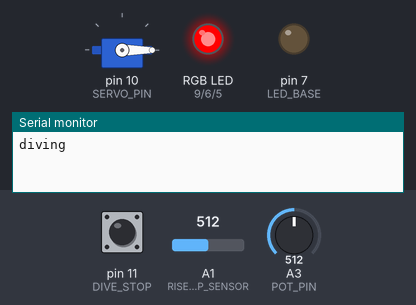
Recording of a sketch running on a simulated Arduino Uno, built with avr-gcc and run on an emulated ATmega328P. On the bench: servo, an RGB LED mixed from three pins (HIGH = lit), output pins drawn as LEDs (lit = HIGH), the last lines printed to the serial monitor. Inputs (shaded band) come from the test bench; at power-on: pin 11 (DIVE_STOP) HIGH, A3 (POT_PIN) = 512, A1 (RISE_STOP_SENSOR) = 512.

Above: at 1.4 s.
1.5 s: pin 11 (DIVE_STOP) pulled LOW for 0.15 s
At 1.8 s:
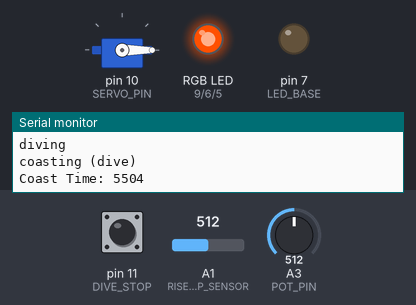
4.6 s: A3 (POT_PIN) set to 306
At 7.3 s:
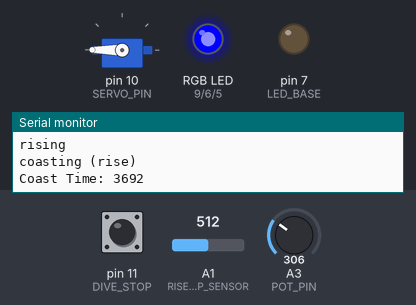
7.6 s: pin 11 (DIVE_STOP) pulled LOW for 3.2 s
At 11.1 s:
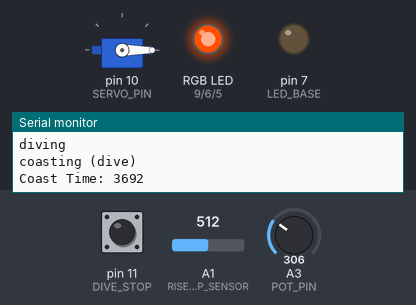
12.3 s: A1 (RISE_STOP_SENSOR) set to 104
15.3 s: A1 (RISE_STOP_SENSOR) set to 89
18.3 s: pin 11 (DIVE_STOP) pulled LOW for 1 s
At 23.0 s:
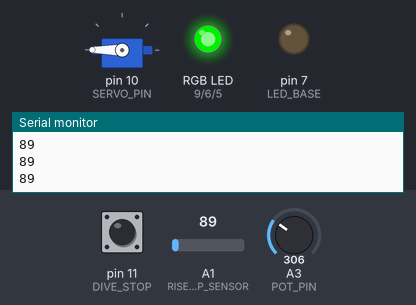
Timing chart, 0 to 23.3 s (numbered marks = the images above; inputs shaded):
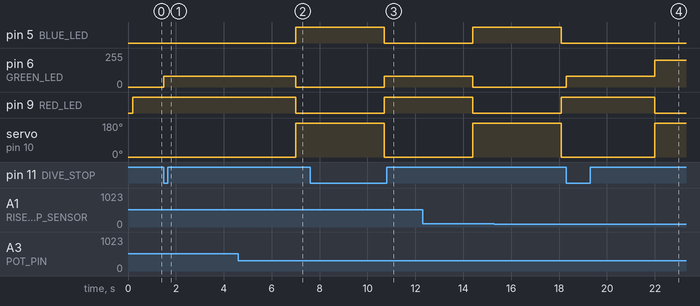

Measured:
- after the input at 1.5 s, pin 6 (GREEN_LED): 0/255 → 80/255 at once
- after the input at 7.6 s, pin 6 (GREEN_LED): 0/255 → 80/255 after 3.1 s
- after the input at 18.3 s, pin 6 (GREEN_LED): 0/255 → 80/255 at once, → 200/255 3.7 s later; pin 9 (RED_LED): HIGH → LOW after 3.7 s; servo on pin 10 (SERVO_PIN): 0° → 180° after 3.7 s

The sketch:

SimpleGlider2014Reflectance.ino
```cpp
/*

Michael Britt-Crane 2014.7.17
This program will run the stoc cGlide glider with no advanced add-ons.
learn more at http://cGlide.com there you will find all of the source files, a bill of materials, instructions, and lessons.

*/

#include <Servo.h>                   // include the stock "Servo" library for use in this sketch
Servo myservo;                       // create a new Servo object called myservo

// Constants
static int minCoast =  1000;         // if the pot is turned all the way to the counter-clockwise the glider will coast for 1 seccond
static int maxCoast = 10000;         // if the pot is turned all the way to the clockwise the glider will coast for 10 secconds
static int riseStopThreshold = 100;  //
static byte servoDiveCommand = 0;    // this is the angle value that the dive method sends to the servo
static byte servoRiseCommand = 180;  // this is the angle value that the rise method sends to the servo
static int riseDriveTime = 13000;

// Pins
static byte SERVO_PIN = 10;          // the pin that the "continuous rotation servo" is attached to, this motor drives the buoyancy engine
static byte POT_PIN = A3;            // the pin that the wiper of the little orange trim pot is attached to
static byte DIVE_STOP = 11;          // the pin that the dive limmit switch (round push button) is attached to
static byte RISE_STOP_SENSOR = A1;   // the pin that the reflectance sensor is attached to. This sensor detects the edge of the plunger mass

static byte RED_LED = 9;             // these are the three pins that the RED
static byte GREEN_LED = 6;           //                                   GREEN
static byte BLUE_LED = 5;            //                               and BLUE LED cathodes are attached to
static byte LED_BASE = 7;            // this is the pin that the "common anode" of the RGB LED is attached to

void setup() {                       // begin setup method
  Serial.begin(9600);                // fire up the serial port. This allows us to print values to the serial console

  pinMode(POT_PIN, INPUT);           // initialize the potentiometer, this pot will determine the coast time turn it right to coast longer
  pinMode(SERVO_PIN, OUTPUT);        // initialize the continuous rotation servo, this motor drives the buoyancy engine
  pinMode(DIVE_STOP, INPUT_PULLUP);  // initialize the dive stop switch, and turn on the internal pull-up resistor. This limmit switch is lets the Arduino know when the buoyancy engine reaches the end of its travle in the dive direction
  pinMode(RISE_STOP_SENSOR, INPUT);  // initialize the rise stop sensor. This reflectance sensor detects the trailing edge of the moving mass / plunger. It tells the Arduino when the buoyancy engine reaches the end of its travle in the rise direction
  pinMode(RED_LED, OUTPUT);          // initialise the RED
  pinMode(GREEN_LED, OUTPUT);        //                GREEN
  pinMode(BLUE_LED, OUTPUT);         //            and BLUE pins on the LED
  pinMode(LED_BASE, OUTPUT);         // initialize the common pin of the LED

  // initialize RGB LED
  ledRGB_Write(0, 0, 0);             // set the R, G, & B LEDs to OFF
  digitalWrite(LED_BASE, LOW);      // set the LED Base pin to HIGH this LED it is a common anode, providing +5V to all 3 LEDs
  delay(200);                        // wait for 0.2 sec
}                                    // end setup method

void loop(){                   // begin main loop
  dive();                      // DIVE-DIVE-DIVE: Run the "dive" method. This will start turning the servo to take in water & pitch the glider down
  delay(readPot(POT_PIN));     // read the pot and delay bassed on it's position, coast
  rise();                      // Rise: Run the "rise" method. This will start turning the servo to push out water & pitch the glider up
  delay(readPot(POT_PIN));     // Read the pot and delay bassed on it's position, coast
}                              // end main loop

void dive(){                                    // Dive: Run the "dive" method. This will start turning the servo to take in water & pitch the glider down
  ledRGB_Write(255, 0, 0);                      // set LED to RED to indicate that the glider is diving
  Serial.println("diving");                     // print status change to the serial port
  myservo.attach(SERVO_PIN);                    // attaches the servo on "SERVO_PIN" to the servo object so that we can command the servo to turn
  myservo.write(servoDiveCommand);              // drive servo clockwise, take in water & pull weight forward (pull counterweight & plunger towards servo, at the bow of the glider)
  while (digitalRead(DIVE_STOP) == HIGH){       // keep checking the DIVE_STOP pin to see if the button is pressed
    // wait...                                  // just keep checking: when the button is pressed, continue to the next line
  }
  myservo.detach();                             // stop the servo, detaches the servo on SERVO_PIN from the servo object
  Serial.println("coasting (dive)");            // print status change to the serial port
  ledRGB_Write(255, 80, 0);                     // set LED to ORANGE to indicate that the glider is coasting in a dive
}                                               // end of method

void rise(){                                    // Rise: Run the "rise" method. This will start turning the servo to push out water & pitch the glider up
  ledRGB_Write(0, 200, 0);                      // set LED to GREEN to indicate that the glider is rising
  Serial.println("rising");                     // print status change to the serial port
  myservo.attach(SERVO_PIN);                    // attaches the servo on SERVO_PIN to the servo object
  myservo.write(servoRiseCommand);              // drive servo counter-clockwise, pull weight aft (push counterweight & plunger away from servo)
  while (analogRead(RISE_STOP_SENSOR) < riseStopThreshold){ // keep checking to see if the RISE_STOP_SENSOR reading is < the riseStopThreshold
    Serial.println(analogRead(RISE_STOP_SENSOR));
    // wait...                                  // just keep checking, when the sensor sees the edge, continue to the next line
  }
  myservo.detach();                             // stop the servo, detaches the servo on SERVO_PIN from the servo object
  Serial.println("coasting (rise)");            // print status change to the serial port
  ledRGB_Write(0, 0, 255);                      // set LED to BLUE to indicate that the glider is coasting in a rise
}                                               // end of method

void ledRGB_Write(byte R, byte G, byte B){      // This method takes care of the details of setting a color and intensity of the RGB LED
  analogWrite(RED_LED, R);                  // These are backwards because you write low values to turn these LEDs on
  analogWrite(GREEN_LED, G);                // This method reverses the counterintuitive nature of the LEDs
  analogWrite(BLUE_LED, B);                 // If using common anode rather than common anode LEDs remove the "255-"es
}                                               // end of method

int readPot(int potPin){                        // this method reads a potentiometer to determine the pause time
  int potValue = analogRead(potPin);            // Read the Potentiometer
  int pauseTime = map(potValue, 0, 1023, minCoast, maxCoast); // scale the value to the diveDriveTime range defined by minDriveTime & maxDriveTime
  Serial.print("Coast Time: ");                 // print a lable to the serial port
  Serial.println(pauseTime);                    // print the pause time value to the serial port
  return pauseTime;                             // return the pause time, an intiger (int) value
}                                               // end of method
```
